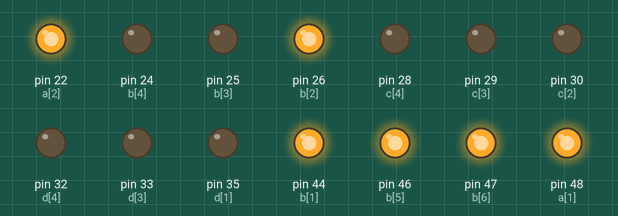
The sketch below on a simulated Arduino Mega 2560, built with avr-gcc and run on an emulated ATmega2560. Shown: output pins drawn as LEDs (lit = HIGH). What the sketch prints to the serial monitor is not drawn.

Above: at 0.1 s.
Timing chart, 0 to 1.6 s (numbered marks = the images above):
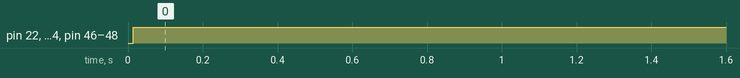

Measured:
- by itself, pin 22 (a[2]), pin 26 (b[2]), pin 44 (b[1]), pin 46 (b[5]), pin 47 (b[6]), pin 48 (a[1]): LOW → HIGH at 0.01 s

The sketch:

7x4Display_V1.1.ino
```cpp
int p1[] = {0, 0, 0, 0, 0};
char p[] = {'0', '0', '0', '0', '0'};
char segment[4] = {'d', 'c', 'b', 'a'};
int pin[4][7] = {
  {49, 48, 22, 53, 52, 50, 51},
  {45, 44, 26, 25, 24, 46, 47},
  {40, 39, 30, 29, 28, 41, 42},
  {38, 35, 43, 33, 32, 37, 36}
};

int zero[7] = {1, 1, 1, 1, 1, 1, 0};
int one[7] = {0, 1, 1, 0, 0, 0, 0};
int two[7] = {1, 1, 0, 1, 1, 0, 1};
int three[7] = {1, 1, 1, 1, 0, 0, 1};
int four[7] = {0, 1, 1, 1, 0, 1, 1};
int five[7] = {1, 0, 1, 1, 0, 1, 1};
int six[7] = {1, 0, 1, 1, 1, 1, 1};
int seven[7] = {1, 1, 1, 0, 0, 0, 0};
int eight[7] = {1, 1, 1, 1, 1, 1, 1};
int nine[7] = {1, 1, 1, 1, 0, 1, 1};

int digit[10][7] = {
  {1, 1, 1, 1, 1, 1, 0},
  {0, 1, 1, 0, 0, 0, 0},
  {1, 1, 0, 1, 1, 0, 1},
  {1, 1, 1, 1, 0, 0, 1},
  {0, 1, 1, 0, 0, 1, 1},
  {1, 0, 1, 1, 0, 1, 1},
  {1, 0, 1, 1, 1, 1, 1},
  {1, 1, 1, 0, 0, 0, 0},
  {1, 1, 1, 1, 1, 1, 1},
  {1, 1, 1, 1, 0, 1, 1}
};
int a[7] = {49, 48, 22, 53, 52, 50, 51};
int b[7] = {45, 44, 26, 25, 24, 46, 47};
int c[7] = {40, 39, 30, 29, 28, 41, 42};
int d[7] = {38, 35, 43, 33, 32, 37, 36};
//float num = 124.6;
void setup() {
  Serial.begin(9600);
  pinMode(49, OUTPUT);
  pinMode(48, OUTPUT);
  pinMode(22, OUTPUT);
  pinMode(53, OUTPUT);
  pinMode(52, OUTPUT);
  pinMode(50, OUTPUT);
  pinMode(51, OUTPUT);
  pinMode(45, OUTPUT);
  pinMode(44, OUTPUT);
  pinMode(26, OUTPUT);
  pinMode(25, OUTPUT);
  pinMode(24, OUTPUT);
  pinMode(46, OUTPUT);
  pinMode(47, OUTPUT);
  pinMode(40, OUTPUT);
  pinMode(39, OUTPUT);
  pinMode(30, OUTPUT);
  pinMode(29, OUTPUT);
  pinMode(28, OUTPUT);
  pinMode(41, OUTPUT);
  pinMode(42, OUTPUT);
  pinMode(36, OUTPUT);
  pinMode(35, OUTPUT);
  pinMode(43, OUTPUT);
  pinMode(33, OUTPUT);
  pinMode(32, OUTPUT);
  pinMode(37, OUTPUT);
  pinMode(38, OUTPUT);

  for (int i = 0; i < 4 ; i++)
  {
    for (int j = 0; j < 7 ; j++)
    {
      digitalWrite(pin[i][j], LOW );
    }
  }

  delay(10);
}
void loop()
{
    String num = "14.  67";
  //int num = 6934;
  //outputint(num);
  //output(num);
  String x1=String(num);
  int len1=num.length();
  int abc = 0;
  for(int i=0; i<=len1;i++)
  {
    if( int (num[i])==46)
    {
      abc = 1;
      break;
    }
  }
  if( abc == 1)
    {
      Serial.println("float value");
      output(num);
    }
    else
    {
      Serial.println("integer value");
      outputint(num);
    }
  delay(500);
}


// Calling Function
void output(String num)
{
  String x = String(num);
  int len = x.length();
  Serial.print("lenth = :");
  Serial.println(len);
  for (int i = 0; len >= i; i++)
  {
    p[i] = x[i];
  }
  int temp = 0;
  for (int j = 0; j < len; j++)
  {
    if ((int(p[j]) - 48) != -2)
    {
      p1[temp] = int(p[j]) - 48;
      temp += 1;
    }
  }
  //  Serial.println("___________________________");
  for (int j = 0; j < len; j++)
  {
    Serial.println(p1[j]);
  }
  // Serial.print("____________________________");
  if ( len <=5&&len>0)
  {
   digitalWrite(27, HIGH);
    digitalWrite(31, LOW);
  }
  else if (len >5 )
  {
    digitalWrite(31,HIGH);
    digitalWrite(27,LOW );
  }
  else
  {
    digitalWrite(31, LOW);
    digitalWrite(27, LOW);
  }

  int A = int(p1[0]);
  Serial.println(A);
  int B = int (p1[1]);
  Serial.println(B);
  int C = int (p1[2]);
  Serial.println(C);
  int D = int (p1[3]) ;
  Serial.println(D);
  int E = int (p1[4]);
  Serial.println(E);
  if (len <= 4 && len > 0)
  {
    Display('b', A);
    Display('c', B);
    Display('d', C);
  }
  else if (len <= 3 && len > 0)
  {
    Display('c', C);
    Display('d', D);
  }
  else
  {
    Display('a', A);
    Display('b', B);
    Display('c', C);
    Display('d', D);
  }
  len = 0;
}


// function for integer number

void outputint(String num)
{
  String x = String(num);
  int len = x.length();
  Serial.print("lenth = :");
  Serial.println(len);
  for (int i = 0; len >= i; i++)
  {
    p[i] = x[i];
  }
  int temp = 0;
  for (int j = 0; j < len; j++)
  {
    if ((int(p[j]) - 48) != -2)
    {
      p1[temp] = int(p[j]) - 48;
      temp += 1;
    }
  }
  //  Serial.println("___________________________");
  for (int j = 0; j < len; j++)
  {
    Serial.println(p1[j]);
  }
  // Serial.print("____________________________")

  int A = int(p1[0]);
  Serial.println(A);
  int B = int (p1[1]);
  Serial.println(B);
  int C = int (p1[2]);
  Serial.println(C);
  int D = int (p1[3]) ;
  Serial.println(D);
  int E = int (p1[4]);
  Serial.println(E);
  if (len <= 3 && len > 0)
  {
    Display('b', A);
    Display('c', B);
    Display('d', C);
  }
  else if (len <= 2 && len > 0)
  {
    Display('c', C);
    Display('d', D);
  }
  else if (len <= 1 && len > 0)
  {
    Display('d', D);
  }
  else
  {
    Display('a', A);
    Display('b', B);
    Display('c', C);
    Display('d', D);
  }
  len = 0;
}


// Function to display 0-9 Number


int Display(char pos, int value)
{
  //  char pos = char(pos)
  switch (pos)
  {
    case 'a':
      {
        for (int i = 0; i <= 9; i++)
        {
          if (i == value)
          {
            for (int j = 0; j < 7; j++)
            {
              if (digit[i][j] == 1)
              {
                digitalWrite(a[j], HIGH );
              }
              if (digit[i][j] == 0)
              {
                digitalWrite(a[j], LOW );
              }
            }
          }
        }
        break;
      }
    case 'b':
      {
        for (int i = 0; i <= 9; i++)
        {
          if (i == value)
          {
            for (int j = 0; j < 7; j++)
            {
              if (digit[i][j] == 1)
              {
                digitalWrite(b[j], HIGH );
              }
              if (digit[i][j] == 0)
              {
                digitalWrite(b[j], LOW );
              }
            }
          }
        }
        break;
      }
    case 'c':
      {
        for (int i = 0; i <= 9; i++)
        {
          if (i == value)
          {
            for (int j = 0; j < 7; j++)
            {
              if (digit[i][j] == 1)
              {
                digitalWrite(c[j], HIGH );
              }
              if (digit[i][j] == 0)
              {
                digitalWrite(c[j], LOW );
              }
            }
          }
        }
        break;
      }
    case 'd':
      {
        for (int i = 0; i <= 9; i++)
        {
          if (i == value)
          {
            for (int j = 0; j < 7; j++)
            {
              if (digit[i][j] == 1)
              {
                digitalWrite(d[j], HIGH );
              }
              if (digit[i][j] == 0)
              {
                digitalWrite(d[j], LOW );
              }
            }
          }
        }
        break;
      }
  }
  return (0);
}
```
